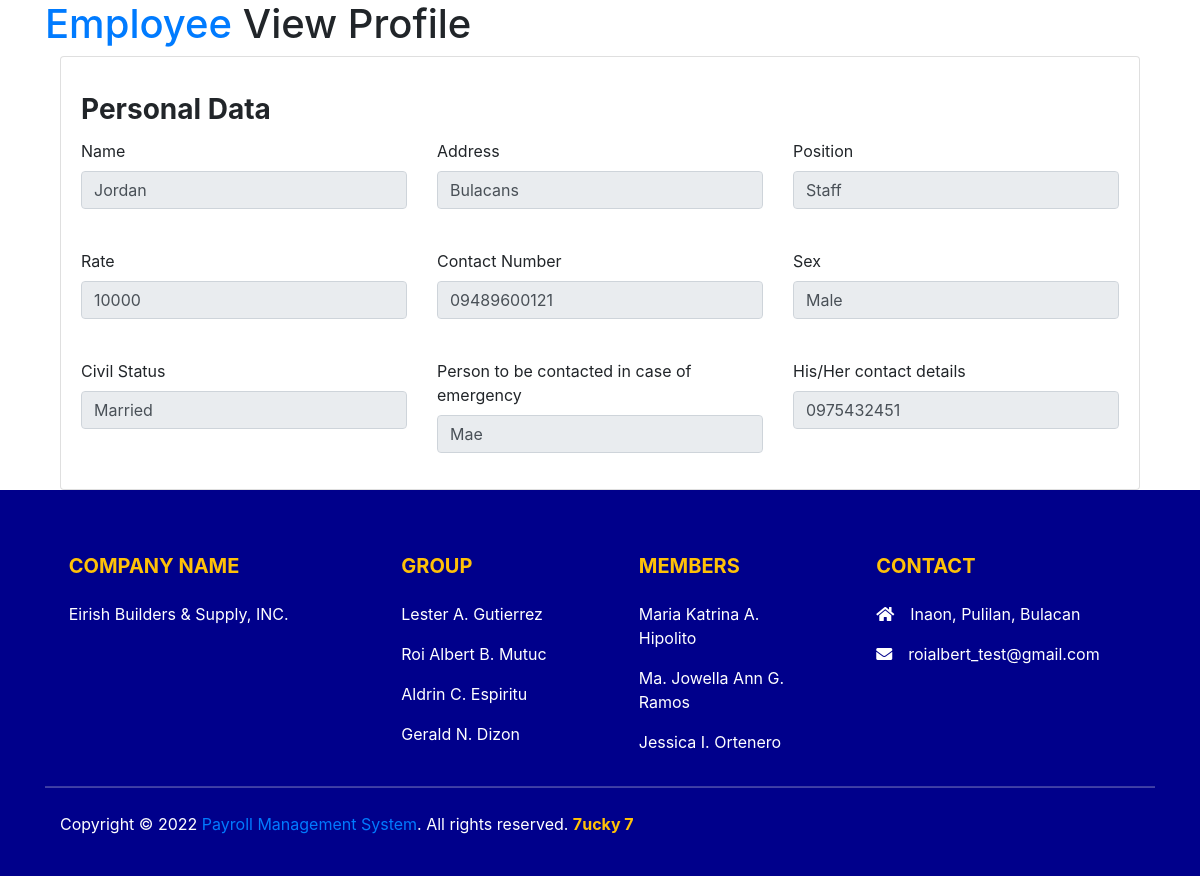
The app's page /view.php?id=26 with its own data.
### tables this page shows
CREATE TABLE `employee` (
  `id` int(11) NOT NULL,
  `emp_id` varchar(50) NOT NULL,
  `name` varchar(50) NOT NULL,
  `address` varchar(50) NOT NULL,
  `position` varchar(50) NOT NULL,
  `rate` double NOT NULL,
  `phonenumber` varchar(45) NOT NULL,
  `sex` varchar(45) NOT NULL,
  `birth_date` date NOT NULL,
  `civil_status` varchar(45) NOT NULL,
  `emergency_name` varchar(45) NOT NULL,
  `emergency_contact` varchar(45) NOT NULL,
  `job_id` int(11) NOT NULL,
  `salary_id` int(11) NOT NULL
);

### view.php (the view, shortened to what this page needs)
<?php
include 'config.php';
require_once('scripts.php');
$id = $_GET['id'];
$employee="SELECT * FROM `employee` WHERE id=$id";
$result = mysqli_query($link, $employee);
$row = mysqli_fetch_assoc($result);
?>
<!DOCTYPE html>
<html lang="en">
<head>
    <link rel="stylesheet" href="https://cdn.jsdelivr.net/npm/bootstrap@5.2.2/dist/css/bootstrap.min.css">
</head>
<body class="" v-on:click="Reload">
<table>
        <div class="container">
            <div class="page-header">
              <h1 class="page-title">
                <a href="employee.php" class="text-primary">Employee</a> <i style="font-size: 50px;" class="fa-solid fa-chevrons-right"></i> View Profile
              </h1>
             </div>
     <div class="col-12">
                <div class="card">
               <div class="">
              <form class="" method="POST" action="">
                <div class="card-body">
                  <h3 class="card-title"><strong>Personal Data</strong></h3>
                  <div class="row">
                  <div class="col-md-4">
                      <div class="form-group">
                        <label class="form-label">Name</label>
                        <input type="text" readonly="" name="name" class="form-control" value="<?php echo $row['name'] ?>">
                      </div>
                    </div>
                    <div class="col-md-4">
                      <div class="form-group">
                        <label class="form-label">Address</label>
                        <input type="text" readonly="" name="address" class="form-control" value="<?php echo $row['address'] ?>">
                      </div>
                    </div>
                    <div class="col-md-4">
                      <div class="form-group">
                        <label class="form-label">Position</label>
                        <input type="text" readonly="" name="position" class="form-control" value="<?php echo $row['position'] ?>">
                      </div>
                    </div>
                    <div class="col-md-4 mt-4">
                      <div class="form-group">
                        <label class="form-label">Rate</label>
                        <input type="text" readonly="" name="rate" class="form-control" value="<?php echo $row['rate'] ?>">
                      </div>
                    </div>
                    <div class="col-md-4 mt-4">
                      <div class="form-group">
                        <label class="form-label">Contact Number</label>
                        <input type="text" readonly="" name="phonenumber" class="form-control" value="<?php echo $row['phonenumber'] ?>">
                      </div>
                    </div>
                    <div class="col-md-4 mt-4">
                      <div class="form-group">
                        <label class="form-label">Sex</label>
                        <input type="text" readonly="" name="sex" class="form-control" value="<?php echo $row['sex'] ?>">
                      </div>
                    </div>
                    <div class="col-md-4 mt-4">
                      <div class="form-group">
                        <label class="form-label">Civil Status</label>
                        <input type="text" readonly="" name="civil_status" class="form-control" value="<?php echo $row['civil_status'] ?>">
                      </div>
                    </div>
                    <div class="col-md-4 mt-4">
                      <div class="form-group">
                        <label class="form-label">Person to be contacted in case of emergency</label>
                        <input type="text" readonly="" name="emergency_name" class="form-control" value="<?php echo $row['emergency_name'] ?>">
                      </div>
                    </div>
                    <div class="col-md-4 mt-4">
                      <div class="form-group">
                        <label class="form-label">His/Her contact details</label>
                        <input type="text" readonly="" name="emergency_contact" class="form-control" value="<?php echo $row['emergency_contact'] ?>">
                      </div>
                    </div>
        </table>
        <?php require_once('footer.php'); ?>
</body>
</html>

### records on screen
employee: name "Jordan", address "Bulacans", position "Staff", rate "10000", phonenumber "09489600121", sex "Male", civil_status "Married", emergency_name "Mae", emergency_contact "0975432451"
